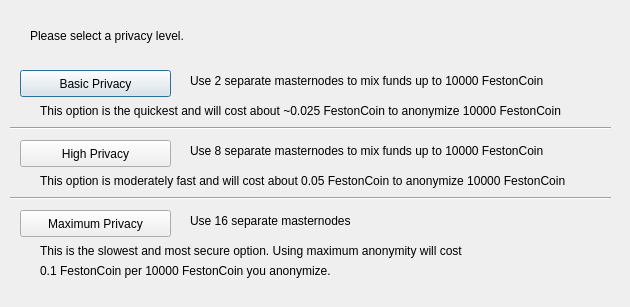
<?xml version="1.0" encoding="UTF-8"?>
<ui version="4.0">
 <class>ObfuscationConfig</class>
 <widget class="QDialog" name="ObfuscationConfig">
  <property name="geometry">
   <rect>
    <x>0</x>
    <y>0</y>
    <width>630</width>
    <height>307</height>
   </rect>
  </property>
  <property name="windowTitle">
   <string>Configure Obfuscation</string>
  </property>
  <widget class="QPushButton" name="buttonBasic">
   <property name="geometry">
    <rect>
     <x>20</x>
     <y>70</y>
     <width>151</width>
     <height>27</height>
    </rect>
   </property>
   <property name="text">
    <string>Basic Privacy</string>
   </property>
  </widget>
  <widget class="QPushButton" name="buttonHigh">
   <property name="geometry">
    <rect>
     <x>20</x>
     <y>140</y>
     <width>151</width>
     <height>27</height>
    </rect>
   </property>
   <property name="text">
    <string>High Privacy</string>
   </property>
  </widget>
  <widget class="QPushButton" name="buttonMax">
   <property name="geometry">
    <rect>
     <x>20</x>
     <y>210</y>
     <width>151</width>
     <height>27</height>
    </rect>
   </property>
   <property name="text">
    <string>Maximum Privacy</string>
   </property>
  </widget>
  <widget class="QLabel" name="label">
   <property name="geometry">
    <rect>
     <x>30</x>
     <y>20</y>
     <width>571</width>
     <height>31</height>
    </rect>
   </property>
   <property name="text">
    <string>Please select a privacy level.</string>
   </property>
  </widget>
  <widget class="QLabel" name="label_2">
   <property name="geometry">
    <rect>
     <x>190</x>
     <y>70</y>
     <width>421</width>
     <height>21</height>
    </rect>
   </property>
   <property name="text">
    <string>Use 2 separate masternodes to mix funds up to 10000 FestonCoin</string>
   </property>
  </widget>
  <widget class="QLabel" name="label_3">
   <property name="geometry">
    <rect>
     <x>190</x>
     <y>140</y>
     <width>411</width>
     <height>21</height>
    </rect>
   </property>
   <property name="text">
    <string>Use 8 separate masternodes to mix funds up to 10000 FestonCoin</string>
   </property>
  </widget>
  <widget class="QLabel" name="label_4">
   <property name="geometry">
    <rect>
     <x>190</x>
     <y>210</y>
     <width>421</width>
     <height>21</height>
    </rect>
   </property>
   <property name="text">
    <string>Use 16 separate masternodes</string>
   </property>
  </widget>
  <widget class="QLabel" name="label_6">
   <property name="geometry">
    <rect>
     <x>40</x>
     <y>100</y>
     <width>561</width>
     <height>21</height>
    </rect>
   </property>
   <property name="text">
    <string>This option is the quickest and will cost about ~0.025 FestonCoin to anonymize 10000 FestonCoin</string>
   </property>
  </widget>
  <widget class="QLabel" name="label_7">
   <property name="geometry">
    <rect>
     <x>40</x>
     <y>170</y>
     <width>561</width>
     <height>21</height>
    </rect>
   </property>
   <property name="text">
    <string>This option is moderately fast and will cost about 0.05 FestonCoin to anonymize 10000 FestonCoin</string>
   </property>
  </widget>
  <widget class="QLabel" name="label_8">
   <property name="geometry">
    <rect>
     <x>40</x>
     <y>240</y>
     <width>561</width>
     <height>21</height>
    </rect>
   </property>
   <property name="text">
    <string>This is the slowest and most secure option. Using maximum anonymity will cost</string>
   </property>
  </widget>
  <widget class="QLabel" name="label_9">
   <property name="geometry">
    <rect>
     <x>40</x>
     <y>260</y>
     <width>561</width>
     <height>21</height>
    </rect>
   </property>
   <property name="text">
    <string>0.1 FestonCoin per 10000 FestonCoin you anonymize.</string>
   </property>
  </widget>
  <widget class="Line" name="line">
   <property name="geometry">
    <rect>
     <x>10</x>
     <y>120</y>
     <width>601</width>
     <height>16</height>
    </rect>
   </property>
   <property name="orientation">
    <enum>Qt::Horizontal</enum>
   </property>
  </widget>
  <widget class="Line" name="line_2">
   <property name="geometry">
    <rect>
     <x>10</x>
     <y>190</y>
     <width>601</width>
     <height>16</height>
    </rect>
   </property>
   <property name="orientation">
    <enum>Qt::Horizontal</enum>
   </property>
  </widget>
 </widget>
 <resources/>
 <connections/>
</ui>
